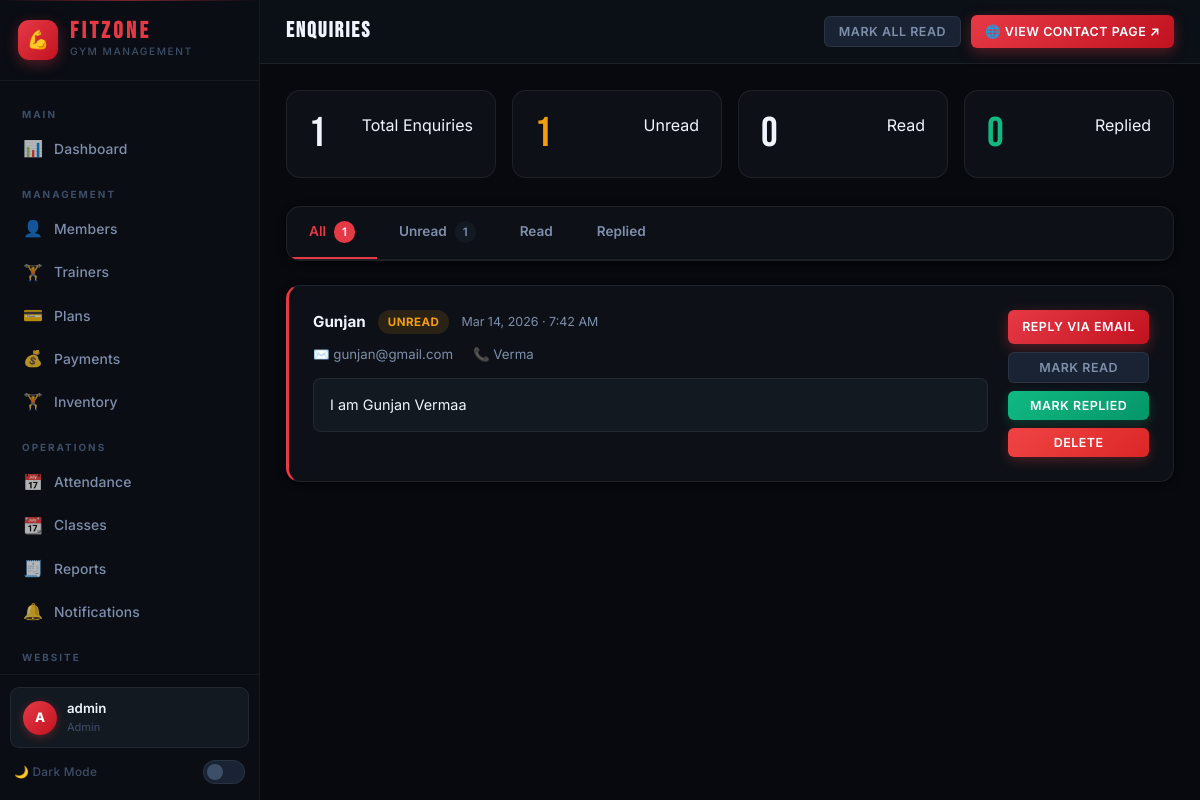
Screenshot of /pages/admin/enquiries.php (signed in) with the database file from the repository.
### tables this page shows
CREATE TABLE `gym_enquiries` (
  `id` int(11) NOT NULL,
  `name` varchar(120) NOT NULL,
  `email` varchar(160) NOT NULL,
  `phone` varchar(30) DEFAULT NULL,
  `message` text NOT NULL,
  `status` enum('unread','read','replied') DEFAULT 'unread',
  `ip_address` varchar(45) DEFAULT NULL,
  `created_at` timestamp NOT NULL DEFAULT current_timestamp()
);

### pages/admin/enquiries.php (the view, shortened to what this page needs)
<?php
require_once '../../includes/auth.php';
$conn->query("CREATE TABLE IF NOT EXISTS gym_enquiries (
    id INT AUTO_INCREMENT PRIMARY KEY,
    name VARCHAR(120) NOT NULL,
    email VARCHAR(160) NOT NULL,
    phone VARCHAR(30),
    message TEXT NOT NULL,
    status ENUM('unread','read','replied') DEFAULT 'unread',
    ip_address VARCHAR(45),
    created_at TIMESTAMP DEFAULT CURRENT_TIMESTAMP
) ENGINE=InnoDB DEFAULT CHARSET=utf8mb4");
$filter = $_GET['filter'] ?? 'all';
$where  = $filter === 'unread'   ? "WHERE status='unread'"
        : ($filter === 'read'    ? "WHERE status='read'"
        : ($filter === 'replied' ? "WHERE status='replied'" : ''));
$enquiries = $conn->query("SELECT * FROM gym_enquiries $where ORDER BY created_at DESC");
$counts    = $conn->query("SELECT status, COUNT(*) as c FROM gym_enquiries GROUP BY status")->fetch_all(MYSQLI_ASSOC);
$countMap  = ['unread' => 0, 'read' => 0, 'replied' => 0, 'total' => 0];
foreach ($counts as $c) { $countMap[$c['status']] = (int)$c['c']; $countMap['total'] += (int)$c['c']; }
?>
<?php $__theme = $_COOKIE["fitzone_theme"] ?? "dark"; ?>
<html lang="en" data-theme="<?= htmlspecialchars($__theme) ?>">
<head>
    <link rel="stylesheet" href="../../assets/css/style.css">
</head>
<body>
<div class="app-layout">
<?php include '../../includes/sidebar.php'; ?>
<div class="main-content">
    <header class="top-header">
        <h2 class="page-title">ENQUIRIES</h2>
        <div class="top-header-actions">
            <?php if ($countMap['unread'] > 0): ?>
            <form method="POST" style="margin:0">
                <button type="submit" class="btn btn-secondary btn-sm">Mark All Read</button>
            </form>
            <?php endif; ?>
            <a href="../../pages/website/contact.php" target="_blank" class=" btn btn-primary btn-sm">🌐 View Contact Page ↗</a>
        </div>
    </header>
    <div class="page-content">
    <div class="stats-grid" style="grid-template-columns:repeat(4,1fr);margin-bottom:28px;">
        <div class="stat-card">
            <div class="stat-number"><?= $countMap['total'] ?></div>
            <div class="stat-label">Total Enquiries</div>
        </div>
        <div class="stat-card">
            <div class="stat-number" style="color:var(--warning)"><?= $countMap['unread'] ?></div>
            <div class="stat-label">Unread</div>
        </div>
        <div class="stat-card">
            <div class="stat-number"><?= $countMap['read'] ?></div>
            <div class="stat-label">Read</div>
        </div>
        <div class="stat-card">
            <div class="stat-number" style="color:var(--success)"><?= $countMap['replied'] ?></div>
            <div class="stat-label">Replied</div>
        </div>
    </div>
    <div class="card" style="margin-bottom:24px;padding:0;overflow:hidden;">
        <div style="display:flex;border-bottom:1px solid var(--border);">
            <?php
            $tabs = ['all' => 'All', 'unread' => 'Unread', 'read' => 'Read', 'replied' => 'Replied'];
            foreach ($tabs as $f => $label):
                $isActive = ($filter === $f);
                $cnt = ($f === 'all') ? $countMap['total'] : ($countMap[$f] ?? 0);
            ?>
            <a href="?filter=<?= $f ?>" style="
                padding:14px 22px;font-size:0.85rem;font-weight:600;text-decoration:none;
                display:flex;align-items:center;gap:8px;
                color:<?= $isActive ? 'var(--primary)' : 'var(--text-secondary)' ?>;
                border-bottom:2px solid <?= $isActive ? 'var(--primary)' : 'transparent' ?>;
                transition:all 0.2s;
            "><?= $label ?>
                <?php if ($cnt > 0): ?>
                <span style="
                    background:<?= $isActive ? 'var(--primary)' : 'var(--bg-surface)' ?>;
                    color:<?= $isActive ? '#fff' : 'var(--text-secondary)' ?>;
                    padding:2px 8px;border-radius:50px;font-size:0.72rem;
                "><?= $cnt ?></span>
                <?php endif; ?>
            </a>
            <?php endforeach; ?>
        </div>
    </div>
    <?php if ($enquiries->num_rows === 0): ?>
    <div class="card" style="text-align:center;padding:60px 20px;">
        <div style="font-size:3rem;margin-bottom:16px;">📭</div>
        <h3 style="color:var(--text-secondary);font-weight:500;">
            No enquiries<?= $filter !== 'all' ? " ($filter)" : '' ?>
        </h3>
    </div>
    <?php else: ?>
    <div style="display:flex;flex-direction:column;gap:12px;">
        <?php while ($enq = $enquiries->fetch_assoc()):
            $borderStyle = $enq['status'] === 'unread' ? 'border-left:3px solid var(--primary);' : '';
        ?>
        <div class="card" style="<?= $borderStyle ?>">
            <div style="display:flex;align-items:flex-start;justify-content:space-between;gap:20px;flex-wrap:wrap;">
                <div style="flex:1;min-width:0;">
                    <div style="display:flex;align-items:center;gap:12px;margin-bottom:10px;flex-wrap:wrap;">
                        <div style="font-weight:700;font-size:0.95rem;color:var(--text-primary)">
                            <?= htmlspecialchars($enq['name']) ?>
                        </div>
                        <?php
                        $statusBg    = $enq['status'] === 'unread'  ? 'rgba(245,158,11,0.12)'     : ($enq['status'] === 'replied' ? 'rgba(16,185,129,0.1)' : 'var(--bg-surface)');
                        $statusColor = $enq['status'] === 'unread'  ? 'var(--warning)'            : ($enq['status'] === 'replied' ? 'var(--success)'       : 'var(--text-secondary)');
                        ?>
                        <span style="padding:3px 10px;border-radius:50px;font-size:0.72rem;font-weight:700;text-transform:uppercase;letter-spacing:0.5px;background:<?= $statusBg ?>;color:<?= $statusColor ?>">
                            <?= ucfirst($enq['status']) ?>
                        </span>
                        <span style="font-size:0.78rem;color:var(--text-secondary)">
                            <?= date('M d, Y · g:i A', strtotime($enq['created_at'])) ?>
                        </span>
                    </div>
                    <div style="display:flex;gap:20px;margin-bottom:12px;font-size:0.83rem;color:var(--text-secondary);flex-wrap:wrap;">
                        <span>✉️ <?= htmlspecialchars($enq['email']) ?></span>
                        <?php if ($enq['phone']): ?>
                        <span>📞 <?= htmlspecialchars($enq['phone']) ?></span>
                        <?php endif; ?>
                    </div>
                    <div style="font-size:0.9rem;color:var(--text-primary);line-height:1.7;background:var(--bg-surface);padding:14px 16px;border-radius:8px;border:1px solid var(--border);">
                        <?= nl2br(htmlspecialchars($enq['message'])) ?>
                    </div>
                </div>
                <div style="display:flex;flex-direction:column;gap:8px;flex-shrink:0;min-width:140px;">
                    <a href="mailto:<?= htmlspecialchars($enq['email']) ?>" class="btn btn-primary btn-sm" style="text-align:center;">
                        Reply via Email
                    </a>
                    <?php if ($enq['status'] === 'unread'): ?>
                    <form method="POST" style="margin:0">
                        <button type="submit" class="btn btn-secondary btn-sm" style="width:100%">Mark Read</button>
                    </form>
                    <?php endif; ?>
                    <?php if ($enq['status'] !== 'replied'): ?>
                    <form method="POST" style="margin:0">
                        <button type="submit" class="btn btn-success btn-sm" style="width:100%">Mark Replied</button>
                    </form>
                    <?php endif; ?>
                    <form method="POST" style="margin:0" onsubmit="return confirm('Delete this enquiry?')">
                        <button type="submit" class="btn btn-danger btn-sm" style="width:100%">Delete</button>
                    </form>
                </div>
            </div>
        </div>
        <?php endwhile; ?>
    </div>
    <?php endif; ?>
    </div>
</div>
</div>
</body>
</html>

### rows the page displays
gym_enquiries: name "Gunjan", status "UNREAD", created_at "Mar 14, 2026 · 7:42 AM", email "gunjan@gmail.com", phone "Verma", message "I am Gunjan Vermaa"

### other values shown
substr($_SESSION['username'] ?? 'U', 0, 1) "A"
$_SESSION['username'] "admin"
$_SESSION['role'] "Admin"
$countMap['total'] "1"
$countMap['unread'] "1"
$countMap['read'] "0"
$countMap['replied'] "0"
$label "All"
$cnt "1"
$label "Unread"
$label "Read"
$label "Replied"
